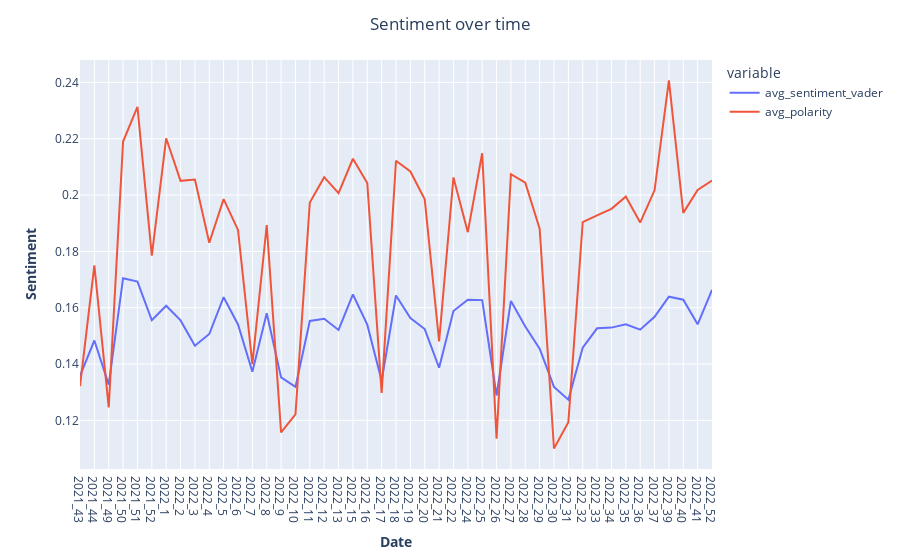

Notebook source saved alongside this figure:
### Code cell
fig = px.line(df_sentiment, x='date', y=df_sentiment.columns[1:3])

    # Add figure title
fig.update_layout(
        title_text="Sentiment over time ",
        title_x = 0.5
    )

    # add axes
fig.update_xaxes(title_text="<b>Date</b>")
fig.update_yaxes(title_text="<b>Sentiment</b>")

fig.show()

### Figure 1 — Plotly figure (JSON) as saved in the notebook; plotly's stock layout.template omitted (floating-point values rounded to 4 significant figures)
{"data": [{"hovertemplate": "variable=avg_sentiment_vader<br>date=%{x}<br>value=%{y}<extra></extra>", "legendgroup": "avg_sentiment_vader", "line": {"color": "#636efa", "dash": "solid"}, "marker": {"symbol": "circle"}, "mode": "lines", "name": "avg_sentiment_vader", "orientation": "v", "showlegend": true, "type": "scatter", "x": ["2021_43", "2021_44", "2021_49", "2021_50", "2021_51", "2021_52", "2022_1", "2022_2", "2022_3", "2022_4", "2022_5", "2022_6", "2022_7", "2022_8", "2022_9", "2022_10", "2022_11", "2022_12", "2022_13", "2022_15", "2022_16", "2022_17", "2022_18", "2022_19", "2022_20", "2022_21", "2022_22", "2022_24", "2022_25", "2022_26", "2022_27", "2022_28", "2022_29", "2022_30", "2022_31", "2022_32", "2022_33", "2022_34", "2022_35", "2022_36", "2022_37", "2022_39", "2022_40", "2022_41", "2022_52"], "xaxis": "x", "y": [0.1358, 0.1484, 0.1327, 0.1705, 0.1693, 0.1555, 0.1607, 0.1555, 0.1465, 0.1507, 0.1637, 0.1541, 0.1373, 0.158, 0.1353, 0.1319, 0.1553, 0.1561, 0.1521, 0.1647, 0.154, 0.134, 0.1643, 0.1563, 0.1524, 0.1387, 0.1588, 0.1628, 0.1627, 0.1288, 0.1624, 0.1534, 0.1454, 0.1319, 0.1273, 0.1458, 0.1527, 0.1529, 0.1541, 0.1522, 0.1568, 0.1639, 0.1628, 0.1541, 0.1663], "yaxis": "y"}, {"hovertemplate": "variable=avg_polarity<br>date=%{x}<br>value=%{y}<extra></extra>", "legendgroup": "avg_polarity", "line": {"color": "#EF553B", "dash": "solid"}, "marker": {"symbol": "circle"}, "mode": "lines", "name": "avg_polarity", "orientation": "v", "showlegend": true, "type": "scatter", "x": ["2021_43", "2021_44", "2021_49", "2021_50", "2021_51", "2021_52", "2022_1", "2022_2", "2022_3", "2022_4", "2022_5", "2022_6", "2022_7", "2022_8", "2022_9", "2022_10", "2022_11", "2022_12", "2022_13", "2022_15", "2022_16", "2022_17", "2022_18", "2022_19", "2022_20", "2022_21", "2022_22", "2022_24", "2022_25", "2022_26", "2022_27", "2022_28", "2022_29", "2022_30", "2022_31", "2022_32", "2022_33", "2022_34", "2022_35", "2022_36", "2022_37", "2022_39", "2022_40", "2022_41", "2022_52"], "xaxis": "x", "y": [0.1321, 0.175, 0.1246, 0.219, 0.2313, 0.1785, 0.2202, 0.2051, 0.2055, 0.183, 0.1986, 0.1876, 0.1399, 0.1894, 0.1157, 0.1221, 0.1973, 0.2063, 0.2007, 0.2129, 0.2043, 0.1297, 0.2122, 0.2084, 0.1985, 0.148, 0.2062, 0.1868, 0.2148, 0.1135, 0.2074, 0.2044, 0.1881, 0.11, 0.1194, 0.1904, 0.1928, 0.1951, 0.1994, 0.1902, 0.2017, 0.2407, 0.1937, 0.2018, 0.2052], "yaxis": "y"}], "layout": {"autosize": true, "legend": {"title": {"text": "variable"}, "tracegroupgap": 0}, "margin": {"t": 60}, "title": {"text": "Sentiment over time ", "x": 0.5}, "xaxis": {"anchor": "y", "autorange": true, "domain": [0, 1], "range": [0, 44], "title": {"text": "<b>Date</b>"}, "type": "category"}, "yaxis": {"anchor": "x", "autorange": true, "domain": [0, 1], "range": [0.1027, 0.248], "title": {"text": "<b>Sentiment</b>"}, "type": "linear"}}}
